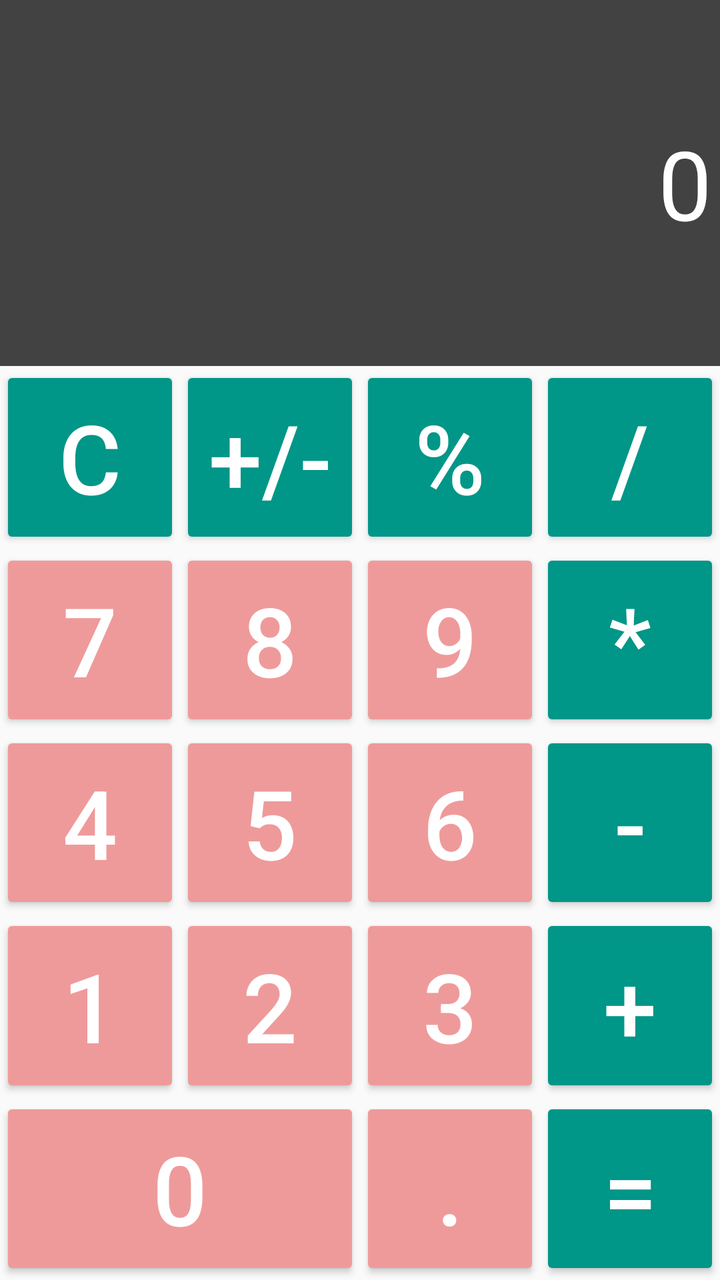
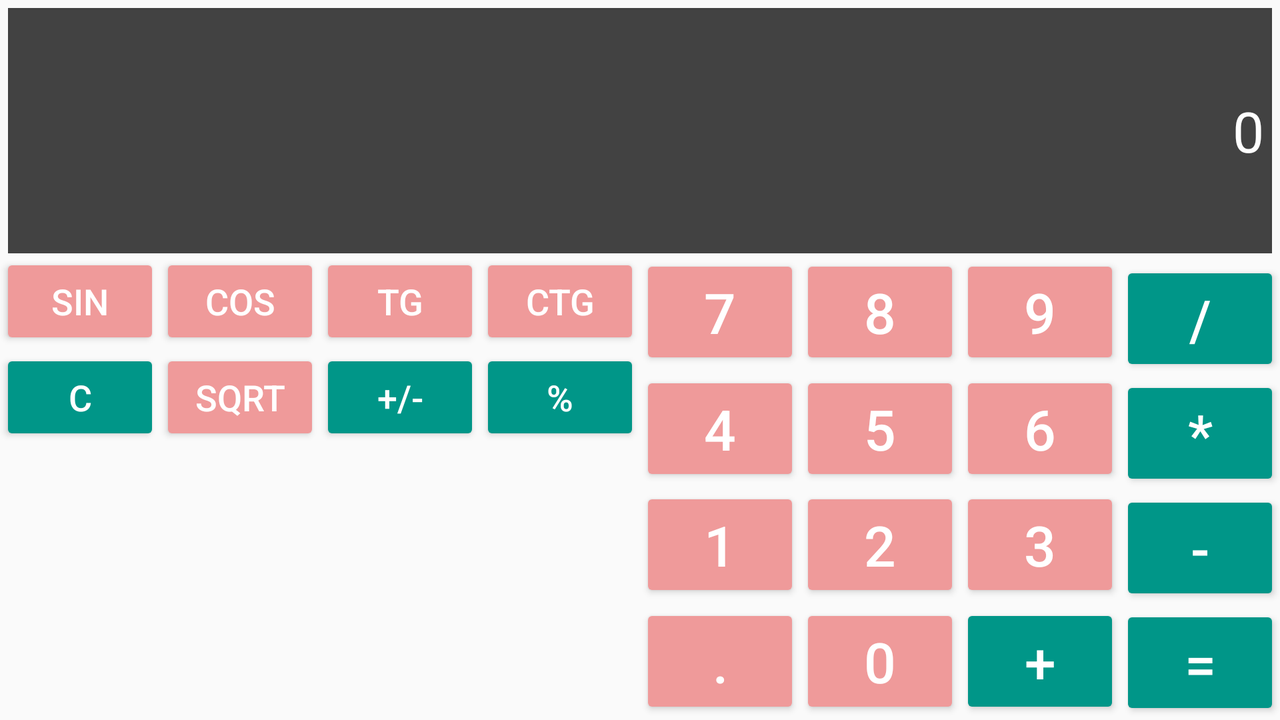

One screen, two layout resources from the same app: the default and the repository's alternative for another configuration. Each is rendered where Android would select it; the XML of both is given below.
<!-- AndroidManifest.xml: application theme AppTheme -->
<!-- res/layout/activity_main.xml -->
<?xml version="1.0" encoding="utf-8"?>
<FrameLayout xmlns:android="http://schemas.android.com/apk/res/android"
    xmlns:app="http://schemas.android.com/apk/res-auto"
    xmlns:tools="http://schemas.android.com/tools"
    android:layout_width="match_parent"
    android:layout_height="match_parent"
    tools:context=".SettingsActivity">

    <ImageView
        android:id="@+id/image_background"
        android:layout_width="match_parent"
        android:layout_height="match_parent"
        android:scaleType="centerCrop"
        tools:src="@mipmap/ic_launcher" />


    <androidx.constraintlayout.widget.ConstraintLayout
        android:layout_width="match_parent"
        android:layout_height="match_parent"
        tools:context=".MainActivity">

        <TextView
            android:id="@+id/calc_screen"
            android:layout_width="match_parent"
            android:layout_height="0dp"
            android:background="@color/colorDark"
            android:gravity="end |center"
            android:hint="0"
            android:padding="@dimen/padding_size"
            android:textColor="@color/colorWhite"
            android:textColorHint="@color/colorWhite"
            android:textSize="@dimen/btn_text_size_big"
            app:layout_constraintBottom_toTopOf="@id/btn_division"
            app:layout_constraintEnd_toEndOf="parent"
            app:layout_constraintStart_toStartOf="parent"
            app:layout_constraintTop_toTopOf="parent"
            app:layout_constraintVertical_weight="2" />


        <Button
            android:id="@+id/btn_clear"
            style="@style/Widget.AppCompat.Button.Colored"
            android:layout_width="0dp"
            android:layout_height="0dp"
            android:text="c"
            android:textSize="@dimen/btn_text_size_big"
            app:layout_constraintBottom_toTopOf="@id/btn_7"
            app:layout_constraintEnd_toStartOf="@id/btn_sign"
            app:layout_constraintHorizontal_weight="1"
            app:layout_constraintStart_toStartOf="parent"
            app:layout_constraintTop_toBottomOf="@id/calc_screen"
            app:layout_constraintVertical_weight="1" />

        <Button
            android:id="@+id/btn_sign"
            style="@style/Widget.AppCompat.Button.Colored"
            android:layout_width="0dp"
            android:layout_height="0dp"
            android:text="+/-"
            android:textSize="@dimen/btn_text_size_big"
            app:layout_constraintBottom_toTopOf="@id/btn_8"
            app:layout_constraintEnd_toStartOf="@id/btn_percent"
            app:layout_constraintHorizontal_weight="1"
            app:layout_constraintStart_toEndOf="@id/btn_clear"
            app:layout_constraintTop_toBottomOf="@id/calc_screen"
            app:layout_constraintVertical_weight="1" />

        <Button
            android:id="@+id/btn_percent"
            style="@style/Widget.AppCompat.Button.Colored"
            android:layout_width="0dp"
            android:layout_height="0dp"
            android:text="%"
            android:textSize="@dimen/btn_text_size_big"
            app:layout_constraintBottom_toTopOf="@id/btn_9"
            app:layout_constraintEnd_toStartOf="@id/btn_division"
            app:layout_constraintHorizontal_weight="1"
            app:layout_constraintStart_toEndOf="@id/btn_sign"
            app:layout_constraintTop_toBottomOf="@id/calc_screen"
            app:layout_constraintVertical_weight="1" />

        <Button
            android:id="@+id/btn_division"
            style="@style/Widget.AppCompat.Button.Colored"
            android:layout_width="0dp"
            android:layout_height="0dp"
            android:text="/"
            android:textSize="@dimen/btn_text_size_big"
            app:layout_constraintBottom_toTopOf="@id/btn_multiply"
            app:layout_constraintEnd_toEndOf="parent"
            app:layout_constraintHorizontal_weight="1"
            app:layout_constraintStart_toEndOf="@id/btn_percent"
            app:layout_constraintTop_toBottomOf="@id/calc_screen"
            app:layout_constraintVertical_weight="1" />


        <Button
            android:id="@+id/btn_7"
            android:layout_width="0dp"
            android:layout_height="0dp"
            android:text="7"
            android:textSize="@dimen/btn_text_size_big"
            app:layout_constraintBottom_toTopOf="@id/btn_4"
            app:layout_constraintEnd_toStartOf="@id/btn_8"
            app:layout_constraintHorizontal_weight="1"
            app:layout_constraintStart_toStartOf="parent"
            app:layout_constraintTop_toBottomOf="@id/btn_clear"
            app:layout_constraintVertical_weight="1" />

        <Button
            android:id="@+id/btn_8"
            android:layout_width="0dp"
            android:layout_height="0dp"
            android:text="8"
            android:textSize="@dimen/btn_text_size_big"
            app:layout_constraintBottom_toTopOf="@id/btn_5"
            app:layout_constraintEnd_toStartOf="@id/btn_9"
            app:layout_constraintHorizontal_weight="1"
            app:layout_constraintStart_toEndOf="@id/btn_7"
            app:layout_constraintTop_toBottomOf="@id/btn_sign"
            app:layout_constraintVertical_weight="1" />

        <Button
            android:id="@+id/btn_9"
            android:layout_width="0dp"
            android:layout_height="0dp"
            android:text="9"
            android:textSize="@dimen/btn_text_size_big"
            app:layout_constraintBottom_toTopOf="@id/btn_6"
            app:layout_constraintEnd_toStartOf="@id/btn_multiply"
            app:layout_constraintHorizontal_weight="1"
            app:layout_constraintStart_toEndOf="@id/btn_8"
            app:layout_constraintTop_toBottomOf="@id/btn_percent"
            app:layout_constraintVertical_weight="1" />

        <Button
            android:id="@+id/btn_multiply"
            style="@style/Widget.AppCompat.Button.Colored"
            android:layout_width="0dp"
            android:layout_height="0dp"
            android:text="*"
            android:textSize="@dimen/btn_text_size_big"
            app:layout_constraintBottom_toTopOf="@id/btn_minus"
            app:layout_constraintEnd_toEndOf="parent"
            app:layout_constraintHorizontal_weight="1"
            app:layout_constraintStart_toEndOf="@id/btn_9"
            app:layout_constraintTop_toBottomOf="@id/btn_division"
            app:layout_constraintVertical_weight="1" />

        <Button
            android:id="@+id/btn_4"
            android:layout_width="0dp"
            android:layout_height="0dp"
            android:text="4"
            android:textSize="@dimen/btn_text_size_big"
            app:layout_constraintBottom_toTopOf="@id/btn_1"
            app:layout_constraintEnd_toStartOf="@id/btn_5"
            app:layout_constraintHorizontal_weight="1"
            app:layout_constraintStart_toStartOf="parent"
            app:layout_constraintTop_toBottomOf="@id/btn_7"
            app:layout_constraintVertical_weight="1" />

        <Button
            android:id="@+id/btn_5"
            android:layout_width="0dp"
            android:layout_height="0dp"
            android:text="5"
            android:textSize="@dimen/btn_text_size_big"
            app:layout_constraintBottom_toTopOf="@id/btn_2"
            app:layout_constraintEnd_toStartOf="@id/btn_6"
            app:layout_constraintHorizontal_weight="1"
            app:layout_constraintStart_toEndOf="@id/btn_4"
            app:layout_constraintTop_toBottomOf="@id/btn_8"
            app:layout_constraintVertical_weight="1" />

        <Button
            android:id="@+id/btn_6"
            android:layout_width="0dp"
            android:layout_height="0dp"
            android:text="6"
            android:textSize="@dimen/btn_text_size_big"
            app:layout_constraintBottom_toTopOf="@id/btn_3"
            app:layout_constraintEnd_toStartOf="@id/btn_minus"
            app:layout_constraintHorizontal_weight="1"
            app:layout_constraintStart_toEndOf="@id/btn_5"
            app:layout_constraintTop_toBottomOf="@id/btn_9"
            app:layout_constraintVertical_weight="1" />

        <Button
            android:id="@+id/btn_minus"
            style="@style/Widget.AppCompat.Button.Colored"
            android:layout_width="0dp"
            android:layout_height="0dp"
            android:text="-"
            android:textSize="@dimen/btn_text_size_big"
            app:layout_constraintBottom_toTopOf="@id/btn_plus"
            app:layout_constraintEnd_toEndOf="parent"
            app:layout_constraintHorizontal_weight="1"
            app:layout_constraintStart_toEndOf="@id/btn_6"
            app:layout_constraintTop_toBottomOf="@id/btn_multiply"
            app:layout_constraintVertical_weight="1" />

        <Button
            android:id="@+id/btn_1"
            android:layout_width="0dp"
            android:layout_height="0dp"
            android:text="1"
            android:textSize="@dimen/btn_text_size_big"
            app:layout_constraintBottom_toTopOf="@id/btn_0"
            app:layout_constraintEnd_toStartOf="@id/btn_2"
            app:layout_constraintHorizontal_weight="1"
            app:layout_constraintStart_toStartOf="parent"
            app:layout_constraintTop_toBottomOf="@id/btn_4"
            app:layout_constraintVertical_weight="1" />

        <Button
            android:id="@+id/btn_2"
            android:layout_width="0dp"
            android:layout_height="0dp"
            android:text="2"
            android:textSize="@dimen/btn_text_size_big"
            app:layout_constraintBottom_toTopOf="@id/btn_0"
            app:layout_constraintEnd_toStartOf="@id/btn_3"
            app:layout_constraintHorizontal_weight="1"
            app:layout_constraintStart_toEndOf="@id/btn_1"
            app:layout_constraintTop_toBottomOf="@id/btn_5"
            app:layout_constraintVertical_weight="1" />

        <Button
            android:id="@+id/btn_3"
            android:layout_width="0dp"
            android:layout_height="0dp"
            android:text="3"
            android:textSize="@dimen/btn_text_size_big"
            app:layout_constraintBottom_toTopOf="@id/btn_dot"
            app:layout_constraintEnd_toStartOf="@id/btn_plus"
            app:layout_constraintHorizontal_weight="1"
            app:layout_constraintStart_toEndOf="@id/btn_2"
            app:layout_constraintTop_toBottomOf="@id/btn_6"
            app:layout_constraintVertical_weight="1" />

        <Button
            android:id="@+id/btn_plus"
            style="@style/Widget.AppCompat.Button.Colored"
            android:layout_width="0dp"
            android:layout_height="0dp"
            android:text="+"
            android:textSize="@dimen/btn_text_size_big"
            app:layout_constraintBottom_toTopOf="@id/btn_result"
            app:layout_constraintEnd_toEndOf="parent"
            app:layout_constraintHorizontal_weight="1"
            app:layout_constraintStart_toEndOf="@id/btn_3"
            app:layout_constraintTop_toBottomOf="@id/btn_minus"
            app:layout_constraintVertical_weight="1" />

        <Button
            android:id="@+id/btn_0"
            android:layout_width="0dp"
            android:layout_height="0dp"
            android:text="0"
            android:textSize="@dimen/btn_text_size_big"
            app:layout_constraintBottom_toBottomOf="parent"
            app:layout_constraintEnd_toStartOf="@id/btn_dot"
            app:layout_constraintHorizontal_weight="2"
            app:layout_constraintStart_toStartOf="parent"
            app:layout_constraintTop_toBottomOf="@id/btn_1"
            app:layout_constraintVertical_weight="1" />

        <Button
            android:id="@+id/btn_dot"
            android:layout_width="0dp"
            android:layout_height="0dp"
            android:text="."
            android:textSize="@dimen/btn_text_size_big"
            app:layout_constraintBottom_toBottomOf="parent"
            app:layout_constraintEnd_toStartOf="@id/btn_result"
            app:layout_constraintHorizontal_weight="1"
            app:layout_constraintStart_toEndOf="@id/btn_0"
            app:layout_constraintTop_toBottomOf="@id/btn_2"
            app:layout_constraintVertical_weight="1" />

        <Button
            android:id="@+id/btn_result"
            style="@style/Widget.AppCompat.Button.Colored"
            android:layout_width="0dp"
            android:layout_height="0dp"
            android:text="="
            android:textSize="@dimen/btn_text_size_big"
            app:layout_constraintBottom_toBottomOf="parent"
            app:layout_constraintEnd_toEndOf="parent"
            app:layout_constraintHorizontal_weight="1"
            app:layout_constraintStart_toEndOf="@id/btn_dot"
            app:layout_constraintTop_toBottomOf="@id/btn_plus"
            app:layout_constraintVertical_weight="1" />

    </androidx.constraintlayout.widget.ConstraintLayout>

</FrameLayout>
<!-- resources referenced by this layout -->
<resources>
  <color name="colorDark">#424242</color>
  <color name="colorWhite">#ffffff</color>
  <dimen name="btn_text_size_big">48sp</dimen>
  <dimen name="padding_size">4dp</dimen>
  <style name="AppTheme" parent="Theme.AppCompat.Light.NoActionBar">
          
          <item name="colorPrimary">@color/colorPrimary</item>
          <item name="colorPrimaryDark">@color/colorPrimaryDark</item>
          <item name="colorAccent">@color/colorAccent</item>
          <item name="android:textColorPrimary">#ffffff</item>
          <item name="android:colorButtonNormal">#EF9A9A</item>
          <item name="android:textColor">@color/colorWhite</item>
          <item name="android:buttonStyle">@style/Widget.AppCompat.Button</item>
      </style>
  <color name="colorPrimary">#009688</color>
  <color name="colorPrimaryDark">#EF9A9A</color>
  <color name="colorAccent">#009688</color>
</resources>
<!-- res/layout-land/activity_main.xml (the repository's variant of the layout above) -->
<!-- drawn on the phone turned sideways -->
<?xml version="1.0" encoding="utf-8"?>
<FrameLayout xmlns:android="http://schemas.android.com/apk/res/android"
    xmlns:app="http://schemas.android.com/apk/res-auto"
    xmlns:tools="http://schemas.android.com/tools"
    android:layout_width="match_parent"
    android:layout_height="match_parent"
    tools:context=".SettingsActivity">

    <ImageView
        android:id="@+id/image_background"
        android:layout_width="match_parent"
        android:layout_height="match_parent"
        android:scaleType="centerCrop"
        tools:src="@mipmap/ic_launcher" />

    <androidx.constraintlayout.widget.ConstraintLayout xmlns:android="http://schemas.android.com/apk/res/android"
        xmlns:app="http://schemas.android.com/apk/res-auto"
        xmlns:tools="http://schemas.android.com/tools"
        android:layout_width="match_parent"
        android:layout_height="match_parent"
        tools:context=".MainActivity">

        <TextView
            android:id="@+id/calc_screen"
            android:layout_width="match_parent"
            android:layout_height="0dp"
            android:layout_margin="@dimen/margin_size"
            android:background="@color/colorDark"
            android:gravity="end | center"
            android:hint="0"
            android:padding="@dimen/padding_size"
            android:textColor="@color/colorWhite"
            android:textColorHint="@color/colorWhite"
            android:textSize="@dimen/btn_text_size"
            app:layout_constraintBottom_toTopOf="@id/btn_division"
            app:layout_constraintEnd_toStartOf="parent"
            app:layout_constraintTop_toTopOf="parent" />

        <androidx.constraintlayout.widget.Guideline
            android:id="@+id/guideline"
            android:layout_width="wrap_content"
            android:layout_height="wrap_content"
            android:orientation="vertical"
            app:layout_constraintGuide_percent="0.5" />

        <androidx.constraintlayout.widget.Group
            android:id="@+id/number_group"
            android:layout_width="wrap_content"
            android:layout_height="wrap_content"
            android:visibility="visible"
            app:constraint_referenced_ids="btn_7,btn_8,btn_9,btn_4,btn_5,btn_6,btn_1,btn_2,btn_3,
        btn_division,btn_minus,btn_multiply,btn_dot,btn_0,btn_plus,btn_result" />

        <androidx.constraintlayout.widget.Group
            android:id="@+id/engineer_group"
            android:layout_width="wrap_content"
            android:layout_height="wrap_content"
            android:visibility="visible"
            app:constraint_referenced_ids="sin_btn,cos_btn,tg_btn,ctg_btn,btn_clear,sqrt_btn,
        btn_sign,btn_percent" />

        //engineer mode block

        <Button
            android:id="@+id/sin_btn"
            android:layout_width="0dp"
            android:layout_height="wrap_content"
            android:text="sin"
            android:textSize="@dimen/text_size"
            app:layout_constraintBottom_toTopOf="@id/btn_clear"
            app:layout_constraintEnd_toStartOf="@id/cos_btn"
            app:layout_constraintHorizontal_chainStyle="packed"
            app:layout_constraintStart_toStartOf="parent"
            app:layout_constraintTop_toBottomOf="@id/calc_screen" />

        <Button
            android:id="@+id/cos_btn"
            android:layout_width="0dp"
            android:layout_height="wrap_content"
            android:text="cos"
            android:textSize="@dimen/text_size"
            app:layout_constraintBottom_toTopOf="@id/sqrt_btn"
            app:layout_constraintEnd_toStartOf="@id/tg_btn"
            app:layout_constraintStart_toEndOf="@id/sin_btn"
            app:layout_constraintTop_toBottomOf="@id/calc_screen" />

        <Button
            android:id="@+id/tg_btn"
            android:layout_width="0dp"
            android:layout_height="wrap_content"
            android:text="tg"
            android:textSize="@dimen/text_size"
            app:layout_constraintBottom_toTopOf="@id/btn_sign"
            app:layout_constraintEnd_toStartOf="@id/ctg_btn"
            app:layout_constraintStart_toEndOf="@id/cos_btn"
            app:layout_constraintTop_toBottomOf="@id/calc_screen" />

        <Button
            android:id="@+id/ctg_btn"
            android:layout_width="0dp"
            android:layout_height="wrap_content"
            android:text="ctg"
            android:textSize="@dimen/text_size"
            app:layout_constraintBottom_toTopOf="@id/btn_percent"
            app:layout_constraintEnd_toStartOf="@id/guideline"
            app:layout_constraintStart_toEndOf="@id/tg_btn"
            app:layout_constraintTop_toBottomOf="@id/calc_screen" />


        <Button
            android:id="@+id/btn_clear"
            style="@style/Widget.AppCompat.Button.Colored"
            android:layout_width="0dp"
            android:layout_height="wrap_content"
            android:text="c"
            android:textSize="@dimen/text_size"
            app:layout_constraintEnd_toStartOf="@id/sqrt_btn"
            app:layout_constraintHorizontal_weight="1"
            app:layout_constraintStart_toStartOf="parent"
            app:layout_constraintTop_toBottomOf="@id/sin_btn" />

        <Button
            android:id="@+id/sqrt_btn"
            android:layout_width="0dp"
            android:layout_height="wrap_content"
            android:text="sqrt"
            android:textSize="@dimen/text_size"
            app:layout_constraintEnd_toStartOf="@id/btn_sign"
            app:layout_constraintHorizontal_weight="1"
            app:layout_constraintStart_toEndOf="@id/btn_clear"
            app:layout_constraintTop_toBottomOf="@id/cos_btn" />

        <Button
            android:id="@+id/btn_sign"
            style="@style/Widget.AppCompat.Button.Colored"
            android:layout_width="0dp"
            android:layout_height="wrap_content"
            android:text="+/-"
            android:textSize="@dimen/text_size"
            app:layout_constraintEnd_toStartOf="@id/btn_percent"
            app:layout_constraintHorizontal_weight="1"
            app:layout_constraintStart_toEndOf="@id/sqrt_btn"
            app:layout_constraintTop_toBottomOf="@id/tg_btn" />

        <Button
            android:id="@+id/btn_percent"
            style="@style/Widget.AppCompat.Button.Colored"
            android:layout_width="0dp"
            android:layout_height="wrap_content"
            android:text="%"
            android:textSize="@dimen/text_size"
            app:layout_constraintEnd_toStartOf="@id/guideline"
            app:layout_constraintHorizontal_weight="1"
            app:layout_constraintStart_toEndOf="@id/btn_sign"
            app:layout_constraintTop_toBottomOf="@id/ctg_btn" />

        //numbers block

        <Button
            android:id="@+id/btn_7"
            android:layout_width="0dp"
            android:layout_height="wrap_content"
            android:text="7"
            android:textSize="@dimen/btn_text_size"
            app:layout_constraintBottom_toTopOf="@id/btn_4"
            app:layout_constraintEnd_toStartOf="@id/btn_8"
            app:layout_constraintHorizontal_weight="1"
            app:layout_constraintStart_toEndOf="@id/guideline"
            app:layout_constraintTop_toBottomOf="@id/calc_screen" />

        <Button
            android:id="@+id/btn_8"
            android:layout_width="0dp"
            android:layout_height="wrap_content"
            android:text="8"
            android:textSize="@dimen/btn_text_size"
            app:layout_constraintBottom_toTopOf="@id/btn_5"
            app:layout_constraintEnd_toStartOf="@id/btn_9"
            app:layout_constraintHorizontal_weight="1"
            app:layout_constraintStart_toEndOf="@id/btn_7"
            app:layout_constraintTop_toBottomOf="@id/calc_screen" />

        <Button
            android:id="@+id/btn_9"
            android:layout_width="0dp"
            android:layout_height="wrap_content"
            android:text="9"
            android:textSize="@dimen/btn_text_size"
            app:layout_constraintBottom_toTopOf="@id/btn_6"
            app:layout_constraintEnd_toStartOf="@id/btn_division"
            app:layout_constraintHorizontal_weight="1"
            app:layout_constraintStart_toEndOf="@id/btn_8"
            app:layout_constraintTop_toBottomOf="@id/calc_screen" />

        <Button
            android:id="@+id/btn_division"
            style="@style/Widget.AppCompat.Button.Colored"
            android:layout_width="0dp"
            android:layout_height="wrap_content"
            android:text="/"
            android:textSize="@dimen/btn_text_size"
            app:layout_constraintBottom_toTopOf="@id/btn_multiply"
            app:layout_constraintEnd_toEndOf="parent"
            app:layout_constraintHorizontal_weight="1"
            app:layout_constraintStart_toEndOf="@id/btn_9"
            app:layout_constraintTop_toBottomOf="@id/calc_screen" />

        <Button
            android:id="@+id/btn_4"
            android:layout_width="0dp"
            android:layout_height="wrap_content"
            android:text="4"
            android:textSize="@dimen/btn_text_size"
            app:layout_constraintBottom_toTopOf="@id/btn_1"
            app:layout_constraintEnd_toStartOf="@id/btn_5"
            app:layout_constraintHorizontal_weight="1"
            app:layout_constraintStart_toEndOf="@id/guideline"
            app:layout_constraintTop_toBottomOf="@id/btn_7" />

        <Button
            android:id="@+id/btn_5"
            android:layout_width="0dp"
            android:layout_height="wrap_content"
            android:text="5"
            android:textSize="@dimen/btn_text_size"
            app:layout_constraintBottom_toTopOf="@id/btn_2"
            app:layout_constraintEnd_toStartOf="@id/btn_6"
            app:layout_constraintHorizontal_weight="1"
            app:layout_constraintStart_toEndOf="@id/btn_4"
            app:layout_constraintTop_toBottomOf="@id/btn_8" />

        <Button
            android:id="@+id/btn_6"
            android:layout_width="0dp"
            android:layout_height="wrap_content"
            android:text="6"
            android:textSize="@dimen/btn_text_size"
            app:layout_constraintBottom_toTopOf="@id/btn_3"
            app:layout_constraintEnd_toEndOf="@id/btn_multiply"
            app:layout_constraintHorizontal_weight="1"
            app:layout_constraintStart_toEndOf="@id/btn_5"
            app:layout_constraintTop_toBottomOf="@id/btn_9" />

        <Button
            android:id="@+id/btn_multiply"
            style="@style/Widget.AppCompat.Button.Colored"
            android:layout_width="0dp"
            android:layout_height="wrap_content"
            android:text="*"
            android:textSize="@dimen/btn_text_size"
            app:layout_constraintBottom_toTopOf="@id/btn_minus"
            app:layout_constraintEnd_toEndOf="parent"
            app:layout_constraintHorizontal_weight="1"
            app:layout_constraintStart_toEndOf="@id/btn_6"
            app:layout_constraintTop_toBottomOf="@id/btn_division" />

        <Button
            android:id="@+id/btn_1"
            android:layout_width="0dp"
            android:layout_height="wrap_content"
            android:text="1"
            android:textSize="@dimen/btn_text_size"
            app:layout_constraintBottom_toTopOf="@id/btn_dot"
            app:layout_constraintEnd_toStartOf="@id/btn_2"
            app:layout_constraintHorizontal_weight="1"
            app:layout_constraintStart_toEndOf="@id/guideline"
            app:layout_constraintTop_toBottomOf="@id/btn_4" />

        <Button
            android:id="@+id/btn_2"
            android:layout_width="0dp"
            android:layout_height="wrap_content"
            android:text="2"
            android:textSize="@dimen/btn_text_size"
            app:layout_constraintBottom_toTopOf="@id/btn_0"
            app:layout_constraintEnd_toStartOf="@id/btn_3"
            app:layout_constraintHorizontal_weight="1"
            app:layout_constraintStart_toEndOf="@id/btn_1"
            app:layout_constraintTop_toBottomOf="@id/btn_5" />

        <Button
            android:id="@+id/btn_3"
            android:layout_width="0dp"
            android:layout_height="wrap_content"
            android:text="3"
            android:textSize="@dimen/btn_text_size"
            app:layout_constraintBottom_toTopOf="@id/btn_plus"
            app:layout_constraintEnd_toStartOf="@id/btn_minus"
            app:layout_constraintHorizontal_weight="1"
            app:layout_constraintStart_toEndOf="@id/btn_2"
            app:layout_constraintTop_toBottomOf="@id/btn_6" />

        <Button
            android:id="@+id/btn_minus"
            style="@style/Widget.AppCompat.Button.Colored"
            android:layout_width="0dp"
            android:layout_height="wrap_content"
            android:text="-"
            android:textSize="@dimen/btn_text_size"
            app:layout_constraintBottom_toTopOf="@id/btn_result"
            app:layout_constraintEnd_toEndOf="parent"
            app:layout_constraintHorizontal_weight="1"
            app:layout_constraintStart_toEndOf="@id/btn_3"
            app:layout_constraintTop_toBottomOf="@id/btn_multiply" />

        <Button
            android:id="@+id/btn_dot"
            android:layout_width="0dp"
            android:layout_height="wrap_content"
            android:text="."
            android:textSize="@dimen/btn_text_size"
            app:layout_constraintBottom_toBottomOf="parent"
            app:layout_constraintEnd_toStartOf="@id/btn_0"
            app:layout_constraintHorizontal_weight="1"
            app:layout_constraintStart_toEndOf="@id/guideline"
            app:layout_constraintTop_toBottomOf="@id/btn_1" />

        <Button
            android:id="@+id/btn_0"
            android:layout_width="0dp"
            android:layout_height="wrap_content"
            android:text="0"
            android:textSize="@dimen/btn_text_size"
            app:layout_constraintBottom_toBottomOf="parent"
            app:layout_constraintEnd_toStartOf="@id/btn_plus"
            app:layout_constraintHorizontal_weight="1"
            app:layout_constraintStart_toEndOf="@id/btn_dot"
            app:layout_constraintTop_toBottomOf="@id/btn_2" />

        <Button
            android:id="@+id/btn_plus"
            style="@style/Widget.AppCompat.Button.Colored"
            android:layout_width="0dp"
            android:layout_height="wrap_content"
            android:text="+"
            android:textSize="@dimen/btn_text_size"
            app:layout_constraintBottom_toBottomOf="parent"
            app:layout_constraintEnd_toStartOf="@id/btn_result"
            app:layout_constraintHorizontal_weight="1"
            app:layout_constraintStart_toEndOf="@id/btn_0"
            app:layout_constraintTop_toBottomOf="@id/btn_3" />

        <Button
            android:id="@+id/btn_result"
            style="@style/Widget.AppCompat.Button.Colored"
            android:layout_width="0dp"
            android:layout_height="wrap_content"
            android:text="="
            android:textSize="@dimen/btn_text_size"
            app:layout_constraintBottom_toBottomOf="parent"
            app:layout_constraintEnd_toEndOf="parent"
            app:layout_constraintHorizontal_weight="1"
            app:layout_constraintStart_toEndOf="@id/btn_plus"
            app:layout_constraintTop_toBottomOf="@id/btn_minus" />

    </androidx.constraintlayout.widget.ConstraintLayout>

</FrameLayout>
<!-- resources referenced by the variant -->
<!-- as the phone turned sideways resolves them -->
<resources>
  <color name="colorDark">#424242</color>
  <color name="colorWhite">#ffffff</color>
  <dimen name="btn_text_size">28sp</dimen>
  <dimen name="margin_size">4dp</dimen>
  <dimen name="padding_size">4dp</dimen>
  <dimen name="text_size">18sp</dimen>
  <style name="AppTheme" parent="Theme.AppCompat.Light.NoActionBar">
          
          <item name="colorPrimary">@color/colorPrimary</item>
          <item name="colorPrimaryDark">@color/colorPrimaryDark</item>
          <item name="colorAccent">@color/colorAccent</item>
          <item name="android:textColorPrimary">#ffffff</item>
          <item name="android:colorButtonNormal">#EF9A9A</item>
          <item name="android:textColor">@color/colorWhite</item>
          <item name="android:buttonStyle">@style/Widget.AppCompat.Button</item>
      </style>
  <color name="colorPrimary">#009688</color>
  <color name="colorPrimaryDark">#EF9A9A</color>
  <color name="colorAccent">#009688</color>
</resources>
